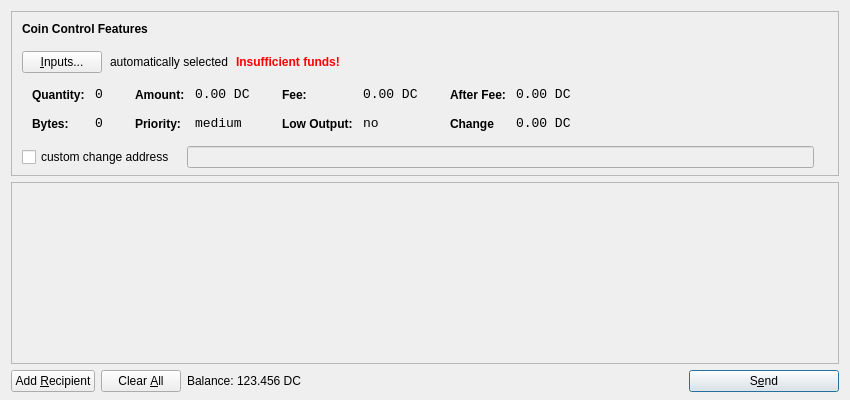
<?xml version="1.0" encoding="UTF-8"?>
<ui version="4.0">
 <class>SendCoinsDialog</class>
 <widget class="QDialog" name="SendCoinsDialog">
  <property name="geometry">
   <rect>
    <x>0</x>
    <y>0</y>
    <width>850</width>
    <height>400</height>
   </rect>
  </property>
  <property name="windowTitle">
   <string>Send Coins</string>
  </property>
  <layout class="QVBoxLayout" name="verticalLayout" stretch="0,1,0">
   <property name="bottomMargin">
    <number>8</number>
   </property>
   <item>
    <widget class="QFrame" name="frameCoinControl">
     <property name="sizePolicy">
      <sizepolicy hsizetype="Expanding" vsizetype="Expanding">
       <horstretch>0</horstretch>
       <verstretch>0</verstretch>
      </sizepolicy>
     </property>
     <property name="maximumSize">
      <size>
       <width>16777215</width>
       <height>16777215</height>
      </size>
     </property>
     <property name="frameShape">
      <enum>QFrame::StyledPanel</enum>
     </property>
     <property name="frameShadow">
      <enum>QFrame::Sunken</enum>
     </property>
     <layout class="QVBoxLayout" name="verticalLayoutCoinControl2">
      <property name="spacing">
       <number>6</number>
      </property>
      <property name="leftMargin">
       <number>0</number>
      </property>
      <property name="topMargin">
       <number>0</number>
      </property>
      <property name="rightMargin">
       <number>0</number>
      </property>
      <property name="bottomMargin">
       <number>6</number>
      </property>
      <item>
       <layout class="QVBoxLayout" name="verticalLayoutCoinControl" stretch="0,0,0,0,1">
        <property name="spacing">
         <number>0</number>
        </property>
        <property name="leftMargin">
         <number>10</number>
        </property>
        <property name="topMargin">
         <number>10</number>
        </property>
        <item>
         <layout class="QHBoxLayout" name="horizontalLayoutCoinControl1">
          <property name="bottomMargin">
           <number>15</number>
          </property>
          <item>
           <widget class="QLabel" name="labelCoinControlFeatures">
            <property name="sizePolicy">
             <sizepolicy hsizetype="Preferred" vsizetype="Maximum">
              <horstretch>0</horstretch>
              <verstretch>0</verstretch>
             </sizepolicy>
            </property>
            <property name="font">
             <font>
              <weight>75</weight>
              <bold>true</bold>
             </font>
            </property>
            <property name="styleSheet">
             <string notr="true">font-weight:bold;</string>
            </property>
            <property name="text">
             <string>Coin Control Features</string>
            </property>
           </widget>
          </item>
         </layout>
        </item>
        <item>
         <layout class="QHBoxLayout" name="horizontalLayoutCoinControl2" stretch="0,0,0,0">
          <property name="spacing">
           <number>8</number>
          </property>
          <property name="bottomMargin">
           <number>10</number>
          </property>
          <item>
           <widget class="QPushButton" name="pushButtonCoinControl">
            <property name="styleSheet">
             <string notr="true"/>
            </property>
            <property name="text">
             <string>&amp;Inputs...</string>
            </property>
           </widget>
          </item>
          <item>
           <widget class="QLabel" name="labelCoinControlAutomaticallySelected">
            <property name="text">
             <string>automatically selected</string>
            </property>
            <property name="margin">
             <number>5</number>
            </property>
           </widget>
          </item>
          <item>
           <widget class="QLabel" name="labelCoinControlInsuffFunds">
            <property name="font">
             <font>
              <weight>75</weight>
              <bold>true</bold>
             </font>
            </property>
            <property name="styleSheet">
             <string notr="true">color:red;font-weight:bold;</string>
            </property>
            <property name="text">
             <string>Insufficient funds!</string>
            </property>
            <property name="margin">
             <number>5</number>
            </property>
           </widget>
          </item>
          <item>
           <spacer name="horizontalSpacerCoinControl">
            <property name="orientation">
             <enum>Qt::Horizontal</enum>
            </property>
            <property name="sizeHint" stdset="0">
             <size>
              <width>40</width>
              <height>1</height>
             </size>
            </property>
           </spacer>
          </item>
         </layout>
        </item>
        <item>
         <widget class="QWidget" name="widgetCoinControl" native="true">
          <property name="sizePolicy">
           <sizepolicy hsizetype="Preferred" vsizetype="Preferred">
            <horstretch>0</horstretch>
            <verstretch>0</verstretch>
           </sizepolicy>
          </property>
          <property name="minimumSize">
           <size>
            <width>0</width>
            <height>0</height>
           </size>
          </property>
          <property name="styleSheet">
           <string notr="true"/>
          </property>
          <layout class="QHBoxLayout" name="horizontalLayoutCoinControl5">
           <property name="leftMargin">
            <number>0</number>
           </property>
           <property name="topMargin">
            <number>0</number>
           </property>
           <property name="rightMargin">
            <number>0</number>
           </property>
           <property name="bottomMargin">
            <number>0</number>
           </property>
           <item>
            <layout class="QHBoxLayout" name="horizontalLayoutCoinControl3" stretch="0,0,0,1">
             <property name="spacing">
              <number>20</number>
             </property>
             <property name="topMargin">
              <number>0</number>
             </property>
             <property name="bottomMargin">
              <number>10</number>
             </property>
             <item>
              <layout class="QFormLayout" name="formLayoutCoinControl1">
               <property name="horizontalSpacing">
                <number>10</number>
               </property>
               <property name="verticalSpacing">
                <number>14</number>
               </property>
               <property name="leftMargin">
                <number>10</number>
               </property>
               <property name="topMargin">
                <number>4</number>
               </property>
               <property name="rightMargin">
                <number>6</number>
               </property>
               <item row="0" column="0">
                <widget class="QLabel" name="labelCoinControlQuantityText">
                 <property name="styleSheet">
                  <string notr="true">font-weight:bold;</string>
                 </property>
                 <property name="text">
                  <string>Quantity:</string>
                 </property>
                 <property name="margin">
                  <number>0</number>
                 </property>
                </widget>
               </item>
               <item row="0" column="1">
                <widget class="QLabel" name="labelCoinControlQuantity">
                 <property name="font">
                  <font>
                   <family>Monospace</family>
                   <pointsize>10</pointsize>
                  </font>
                 </property>
                 <property name="cursor">
                  <cursorShape>IBeamCursor</cursorShape>
                 </property>
                 <property name="contextMenuPolicy">
                  <enum>Qt::ActionsContextMenu</enum>
                 </property>
                 <property name="text">
                  <string>0</string>
                 </property>
                 <property name="margin">
                  <number>0</number>
                 </property>
                 <property name="textInteractionFlags">
                  <set>Qt::LinksAccessibleByMouse|Qt::TextSelectableByKeyboard|Qt::TextSelectableByMouse</set>
                 </property>
                </widget>
               </item>
               <item row="1" column="0">
                <widget class="QLabel" name="labelCoinControlBytesText">
                 <property name="styleSheet">
                  <string notr="true">font-weight:bold;</string>
                 </property>
                 <property name="text">
                  <string>Bytes:</string>
                 </property>
                </widget>
               </item>
               <item row="1" column="1">
                <widget class="QLabel" name="labelCoinControlBytes">
                 <property name="font">
                  <font>
                   <family>Monospace</family>
                   <pointsize>10</pointsize>
                  </font>
                 </property>
                 <property name="cursor">
                  <cursorShape>IBeamCursor</cursorShape>
                 </property>
                 <property name="contextMenuPolicy">
                  <enum>Qt::ActionsContextMenu</enum>
                 </property>
                 <property name="text">
                  <string>0</string>
                 </property>
                 <property name="textInteractionFlags">
                  <set>Qt::LinksAccessibleByMouse|Qt::TextSelectableByKeyboard|Qt::TextSelectableByMouse</set>
                 </property>
                </widget>
               </item>
              </layout>
             </item>
             <item>
              <layout class="QFormLayout" name="formLayoutCoinControl2">
               <property name="horizontalSpacing">
                <number>10</number>
               </property>
               <property name="verticalSpacing">
                <number>14</number>
               </property>
               <property name="leftMargin">
                <number>6</number>
               </property>
               <property name="topMargin">
                <number>4</number>
               </property>
               <property name="rightMargin">
                <number>6</number>
               </property>
               <item row="0" column="0">
                <widget class="QLabel" name="labelCoinControlAmountText">
                 <property name="styleSheet">
                  <string notr="true">font-weight:bold;</string>
                 </property>
                 <property name="text">
                  <string>Amount:</string>
                 </property>
                 <property name="margin">
                  <number>0</number>
                 </property>
                </widget>
               </item>
               <item row="0" column="1">
                <widget class="QLabel" name="labelCoinControlAmount">
                 <property name="font">
                  <font>
                   <family>Monospace</family>
                   <pointsize>10</pointsize>
                  </font>
                 </property>
                 <property name="cursor">
                  <cursorShape>IBeamCursor</cursorShape>
                 </property>
                 <property name="contextMenuPolicy">
                  <enum>Qt::ActionsContextMenu</enum>
                 </property>
                 <property name="text">
                  <string>0.00 DC</string>
                 </property>
                 <property name="textInteractionFlags">
                  <set>Qt::LinksAccessibleByMouse|Qt::TextSelectableByKeyboard|Qt::TextSelectableByMouse</set>
                 </property>
                </widget>
               </item>
               <item row="1" column="0">
                <widget class="QLabel" name="labelCoinControlPriorityText">
                 <property name="styleSheet">
                  <string notr="true">font-weight:bold;</string>
                 </property>
                 <property name="text">
                  <string>Priority:</string>
                 </property>
                </widget>
               </item>
               <item row="1" column="1">
                <widget class="QLabel" name="labelCoinControlPriority">
                 <property name="font">
                  <font>
                   <family>Monospace</family>
                   <pointsize>10</pointsize>
                  </font>
                 </property>
                 <property name="cursor">
                  <cursorShape>IBeamCursor</cursorShape>
                 </property>
                 <property name="contextMenuPolicy">
                  <enum>Qt::ActionsContextMenu</enum>
                 </property>
                 <property name="text">
                  <string>medium</string>
                 </property>
                 <property name="textInteractionFlags">
                  <set>Qt::LinksAccessibleByMouse|Qt::TextSelectableByKeyboard|Qt::TextSelectableByMouse</set>
                 </property>
                </widget>
               </item>
              </layout>
             </item>
             <item>
              <layout class="QFormLayout" name="formLayoutCoinControl3">
               <property name="horizontalSpacing">
                <number>10</number>
               </property>
               <property name="verticalSpacing">
                <number>14</number>
               </property>
               <property name="leftMargin">
                <number>6</number>
               </property>
               <property name="topMargin">
                <number>4</number>
               </property>
               <property name="rightMargin">
                <number>6</number>
               </property>
               <item row="0" column="0">
                <widget class="QLabel" name="labelCoinControlFeeText">
                 <property name="styleSheet">
                  <string notr="true">font-weight:bold;</string>
                 </property>
                 <property name="text">
                  <string>Fee:</string>
                 </property>
                 <property name="margin">
                  <number>0</number>
                 </property>
                </widget>
               </item>
               <item row="0" column="1">
                <widget class="QLabel" name="labelCoinControlFee">
                 <property name="font">
                  <font>
                   <family>Monospace</family>
                   <pointsize>10</pointsize>
                  </font>
                 </property>
                 <property name="cursor">
                  <cursorShape>IBeamCursor</cursorShape>
                 </property>
                 <property name="contextMenuPolicy">
                  <enum>Qt::ActionsContextMenu</enum>
                 </property>
                 <property name="text">
                  <string>0.00 DC</string>
                 </property>
                 <property name="textInteractionFlags">
                  <set>Qt::LinksAccessibleByMouse|Qt::TextSelectableByKeyboard|Qt::TextSelectableByMouse</set>
                 </property>
                </widget>
               </item>
               <item row="1" column="0">
                <widget class="QLabel" name="labelCoinControlLowOutputText">
                 <property name="styleSheet">
                  <string notr="true">font-weight:bold;</string>
                 </property>
                 <property name="text">
                  <string>Low Output:</string>
                 </property>
                </widget>
               </item>
               <item row="1" column="1">
                <widget class="QLabel" name="labelCoinControlLowOutput">
                 <property name="font">
                  <font>
                   <family>Monospace</family>
                   <pointsize>10</pointsize>
                  </font>
                 </property>
                 <property name="cursor">
                  <cursorShape>IBeamCursor</cursorShape>
                 </property>
                 <property name="contextMenuPolicy">
                  <enum>Qt::ActionsContextMenu</enum>
                 </property>
                 <property name="text">
                  <string>no</string>
                 </property>
                 <property name="textInteractionFlags">
                  <set>Qt::LinksAccessibleByMouse|Qt::TextSelectableByKeyboard|Qt::TextSelectableByMouse</set>
                 </property>
                </widget>
               </item>
              </layout>
             </item>
             <item>
              <layout class="QFormLayout" name="formLayoutCoinControl4">
               <property name="horizontalSpacing">
                <number>10</number>
               </property>
               <property name="verticalSpacing">
                <number>14</number>
               </property>
               <property name="leftMargin">
                <number>6</number>
               </property>
               <property name="topMargin">
                <number>4</number>
               </property>
               <property name="rightMargin">
                <number>6</number>
               </property>
               <item row="0" column="0">
                <widget class="QLabel" name="labelCoinControlAfterFeeText">
                 <property name="styleSheet">
                  <string notr="true">font-weight:bold;</string>
                 </property>
                 <property name="text">
                  <string>After Fee:</string>
                 </property>
                 <property name="margin">
                  <number>0</number>
                 </property>
                </widget>
               </item>
               <item row="0" column="1">
                <widget class="QLabel" name="labelCoinControlAfterFee">
                 <property name="font">
                  <font>
                   <family>Monospace</family>
                   <pointsize>10</pointsize>
                  </font>
                 </property>
                 <property name="cursor">
                  <cursorShape>IBeamCursor</cursorShape>
                 </property>
                 <property name="contextMenuPolicy">
                  <enum>Qt::ActionsContextMenu</enum>
                 </property>
                 <property name="text">
                  <string>0.00 DC</string>
                 </property>
                 <property name="textInteractionFlags">
                  <set>Qt::LinksAccessibleByMouse|Qt::TextSelectableByKeyboard|Qt::TextSelectableByMouse</set>
                 </property>
                </widget>
               </item>
               <item row="1" column="0">
                <widget class="QLabel" name="labelCoinControlChangeText">
                 <property name="styleSheet">
                  <string notr="true">font-weight:bold;</string>
                 </property>
                 <property name="text">
                  <string>Change</string>
                 </property>
                </widget>
               </item>
               <item row="1" column="1">
                <widget class="QLabel" name="labelCoinControlChange">
                 <property name="font">
                  <font>
                   <family>Monospace</family>
                   <pointsize>10</pointsize>
                  </font>
                 </property>
                 <property name="cursor">
                  <cursorShape>IBeamCursor</cursorShape>
                 </property>
                 <property name="contextMenuPolicy">
                  <enum>Qt::ActionsContextMenu</enum>
                 </property>
                 <property name="text">
                  <string>0.00 DC</string>
                 </property>
                 <property name="textInteractionFlags">
                  <set>Qt::LinksAccessibleByMouse|Qt::TextSelectableByKeyboard|Qt::TextSelectableByMouse</set>
                 </property>
                </widget>
               </item>
              </layout>
             </item>
            </layout>
           </item>
          </layout>
         </widget>
        </item>
        <item>
         <layout class="QHBoxLayout" name="horizontalLayoutCoinControl4" stretch="0,0,0">
          <property name="spacing">
           <number>12</number>
          </property>
          <property name="sizeConstraint">
           <enum>QLayout::SetDefaultConstraint</enum>
          </property>
          <property name="topMargin">
           <number>5</number>
          </property>
          <property name="rightMargin">
           <number>5</number>
          </property>
          <item>
           <widget class="QCheckBox" name="checkBoxCoinControlChange">
            <property name="text">
             <string>custom change address</string>
            </property>
           </widget>
          </item>
          <item>
           <widget class="QLineEdit" name="lineEditCoinControlChange">
            <property name="enabled">
             <bool>false</bool>
            </property>
            <property name="sizePolicy">
             <sizepolicy hsizetype="Expanding" vsizetype="Fixed">
              <horstretch>0</horstretch>
              <verstretch>0</verstretch>
             </sizepolicy>
            </property>
           </widget>
          </item>
          <item>
           <widget class="QLabel" name="labelCoinControlChangeLabel">
            <property name="sizePolicy">
             <sizepolicy hsizetype="Preferred" vsizetype="Expanding">
              <horstretch>0</horstretch>
              <verstretch>0</verstretch>
             </sizepolicy>
            </property>
            <property name="minimumSize">
             <size>
              <width>0</width>
              <height>0</height>
             </size>
            </property>
            <property name="text">
             <string/>
            </property>
            <property name="margin">
             <number>3</number>
            </property>
           </widget>
          </item>
         </layout>
        </item>
        <item>
         <spacer name="verticalSpacerCoinControl">
          <property name="orientation">
           <enum>Qt::Vertical</enum>
          </property>
          <property name="sizeHint" stdset="0">
           <size>
            <width>800</width>
            <height>1</height>
           </size>
          </property>
         </spacer>
        </item>
       </layout>
      </item>
     </layout>
    </widget>
   </item>
   <item>
    <widget class="QScrollArea" name="scrollArea">
     <property name="widgetResizable">
      <bool>true</bool>
     </property>
     <widget class="QWidget" name="scrollAreaWidgetContents">
      <property name="geometry">
       <rect>
        <x>0</x>
        <y>0</y>
        <width>830</width>
        <height>173</height>
       </rect>
      </property>
      <layout class="QVBoxLayout" name="verticalLayout_2">
       <property name="leftMargin">
        <number>0</number>
       </property>
       <property name="topMargin">
        <number>0</number>
       </property>
       <property name="rightMargin">
        <number>0</number>
       </property>
       <property name="bottomMargin">
        <number>0</number>
       </property>
       <item>
        <layout class="QVBoxLayout" name="entries">
         <property name="spacing">
          <number>6</number>
         </property>
        </layout>
       </item>
       <item>
        <spacer name="verticalSpacer">
         <property name="orientation">
          <enum>Qt::Vertical</enum>
         </property>
         <property name="sizeHint" stdset="0">
          <size>
           <width>20</width>
           <height>40</height>
          </size>
         </property>
        </spacer>
       </item>
      </layout>
     </widget>
    </widget>
   </item>
   <item>
    <layout class="QHBoxLayout" name="horizontalLayout">
     <item>
      <widget class="QPushButton" name="addButton">
       <property name="toolTip">
        <string>Send to multiple recipients at once</string>
       </property>
       <property name="text">
        <string>Add &amp;Recipient</string>
       </property>
       <property name="icon">
        <iconset resource="../bitcoin.qrc">
         <normaloff>:/icons/add</normaloff>:/icons/add</iconset>
       </property>
       <property name="autoDefault">
        <bool>false</bool>
       </property>
      </widget>
     </item>
     <item>
      <widget class="QPushButton" name="clearButton">
       <property name="sizePolicy">
        <sizepolicy hsizetype="Minimum" vsizetype="Fixed">
         <horstretch>0</horstretch>
         <verstretch>0</verstretch>
        </sizepolicy>
       </property>
       <property name="toolTip">
        <string>Remove all transaction fields</string>
       </property>
       <property name="text">
        <string>Clear &amp;All</string>
       </property>
       <property name="icon">
        <iconset resource="../bitcoin.qrc">
         <normaloff>:/icons/remove</normaloff>:/icons/remove</iconset>
       </property>
       <property name="autoRepeatDelay">
        <number>300</number>
       </property>
       <property name="autoDefault">
        <bool>false</bool>
       </property>
      </widget>
     </item>
     <item>
      <layout class="QHBoxLayout" name="horizontalLayout_2">
       <property name="spacing">
        <number>3</number>
       </property>
       <item>
        <widget class="QLabel" name="label">
         <property name="text">
          <string>Balance:</string>
         </property>
        </widget>
       </item>
       <item>
        <widget class="QLabel" name="labelBalance">
         <property name="cursor">
          <cursorShape>IBeamCursor</cursorShape>
         </property>
         <property name="text">
          <string>123.456 DC</string>
         </property>
         <property name="textInteractionFlags">
          <set>Qt::LinksAccessibleByMouse|Qt::TextSelectableByKeyboard|Qt::TextSelectableByMouse</set>
         </property>
        </widget>
       </item>
      </layout>
     </item>
     <item>
      <spacer name="horizontalSpacer">
       <property name="orientation">
        <enum>Qt::Horizontal</enum>
       </property>
       <property name="sizeHint" stdset="0">
        <size>
         <width>40</width>
         <height>20</height>
        </size>
       </property>
      </spacer>
     </item>
     <item>
      <widget class="QPushButton" name="sendButton">
       <property name="minimumSize">
        <size>
         <width>150</width>
         <height>0</height>
        </size>
       </property>
       <property name="toolTip">
        <string>Confirm the send action</string>
       </property>
       <property name="text">
        <string>S&amp;end</string>
       </property>
       <property name="icon">
        <iconset resource="../bitcoin.qrc">
         <normaloff>:/icons/send</normaloff>:/icons/send</iconset>
       </property>
       <property name="default">
        <bool>true</bool>
       </property>
      </widget>
     </item>
    </layout>
   </item>
  </layout>
 </widget>
 <resources>
  <include location="../bitcoin.qrc"/>
 </resources>
 <connections/>
</ui>
